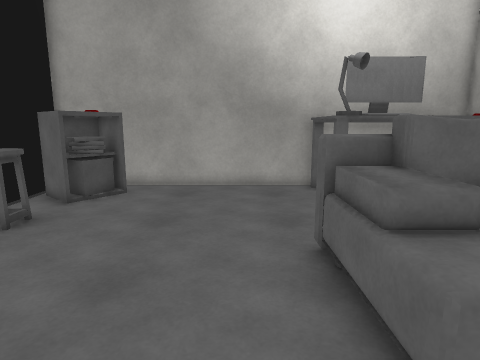
View 1 (above)

17 first-person views from a walk through a scene from a Unity 3-D project. The camera is 1.5 m above the floor, tilts 10° down and sees 75° across. The floor is counted in squares, 0.5 m on a side. Each view is taken from the middle of a square. On the plan, view 1 faces up. The plan holds only what a view shows up to about 20 squares ahead; the rest is blank. The player character is not drawn. Surface patterns are stand-ins for the level's own textures.

View 2
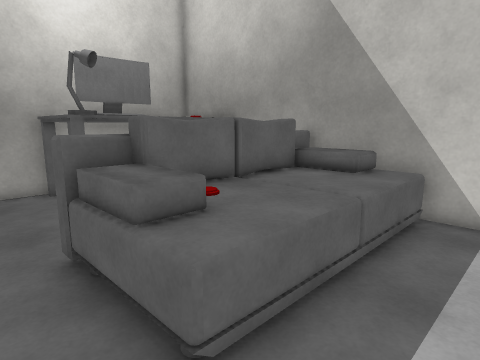

View 3
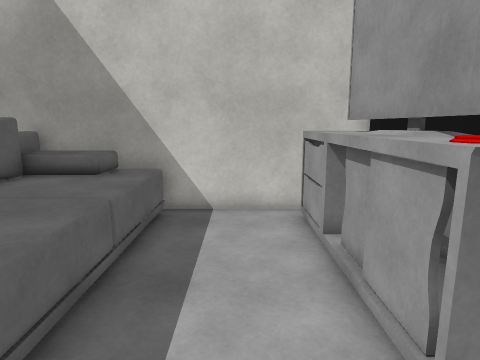

View 4
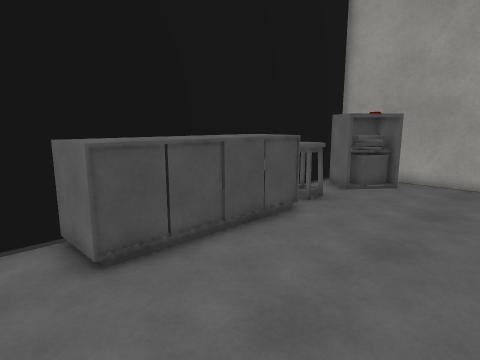

View 5
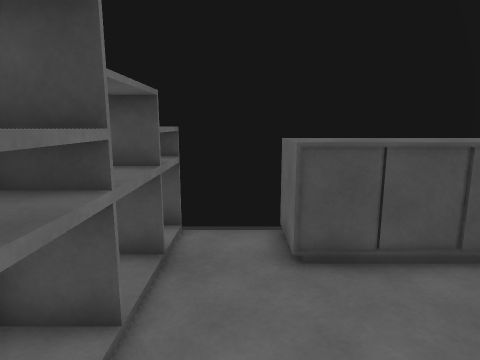

View 6
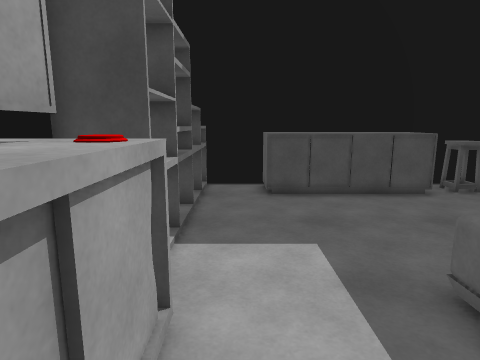

View 7
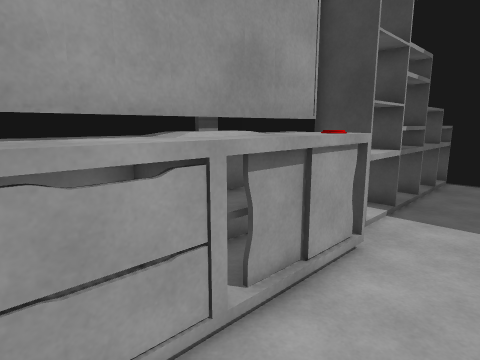

View 8
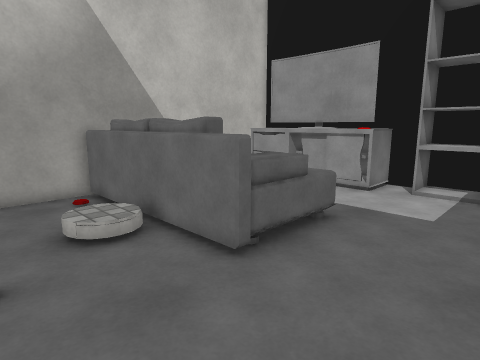

View 9
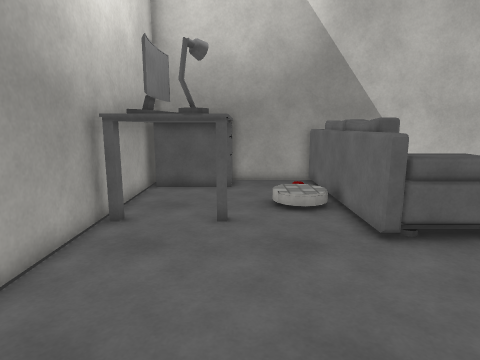

View 10
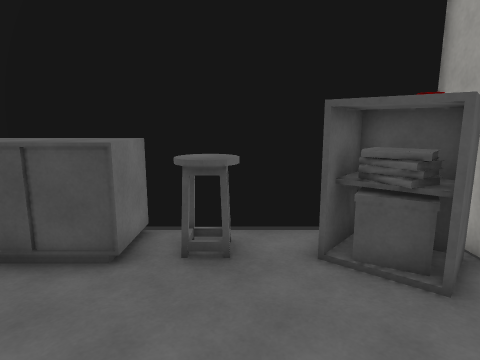

View 11
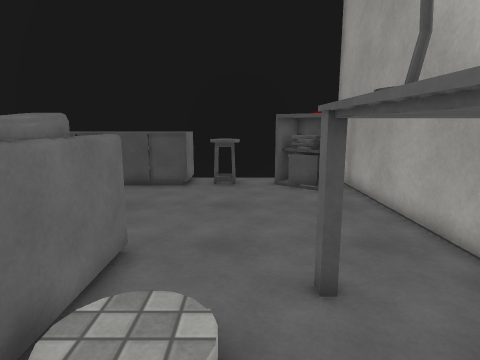

View 12
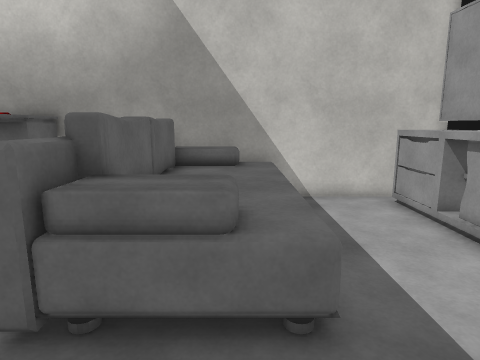

View 13
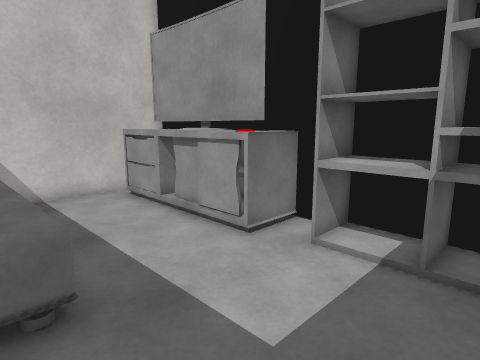

View 14
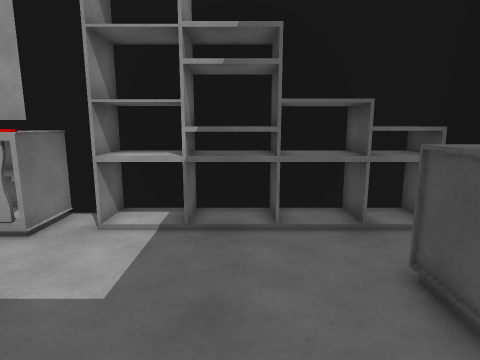

View 15
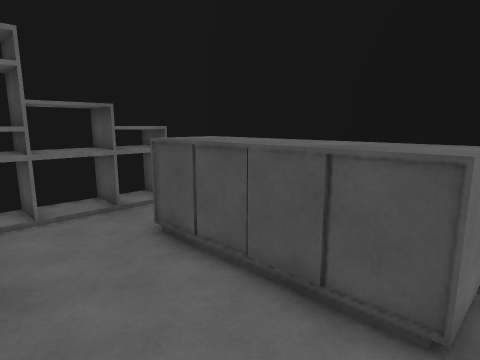

View 16
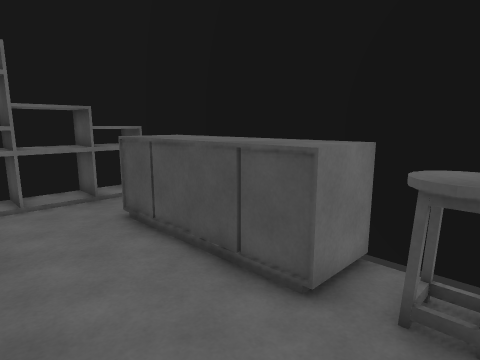

View 17
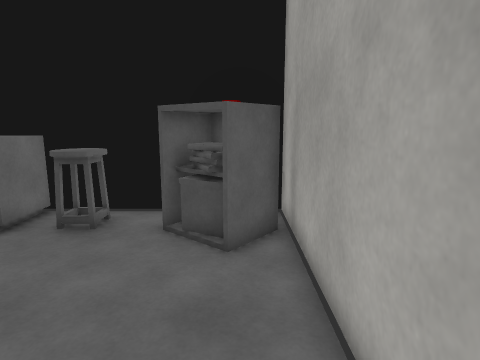

### Floor plan
Key: @ floor where view 1 was taken; # wall or solid block; . main floor; : floor 0.25 m higher than the main floor; / step, stairs or slope; = window, fence, low wall or low ledge; ^ raised ledge; B box; T thing the floor can be seen under or through.
Columns run from 9 left of view 1 to 11 right of it. Each row starts with its distance up from view 1.
 16 ######          #####
 15 #.BB  ########## ^^
 14 #BBBB.......TTT#  ^
 13 #B###.......TTT#  ^ ^
 12 #.BB........TTT##^^##
 11 #............T###.###
 10 #.^.................#
  9 #^^.........../:/...#
  8 #=#...........//  ..#
  7 #BBB.......##BB#BB###
  6 #BBB.......BBBBBBBBB#
  5 #BBB.......BBBBBBBBB#
  4 #BBB.......BBBBBBBBB#
  3 #BBB.......BBBBBBBBB#
  2 #BBB................#
  1 #BBB................#
  0 #BBB.....@..........#
 -1 #...................#
 -2 #...........BBBBBBBB#
 -3 #^^########.BBBBBBBB#
 -4 #^^##    ## BBBBBBB #
 -5 ####      ###########

Positions as (right, up) in squares from view 1, and headings:
1: (0, 0), facing up
2: (0, 0), facing up-right
3: (0, 0), facing right
4: (0, -2), facing up-left
5: (0, -1), facing left
6: (7, -1), facing left
7: (10, 1), facing down-left
8: (-3, 12), facing down-right
9: (-6, 11), facing right
10: (0, 10), facing left
11: (9, 10), facing left
12: (-2, 4), facing right
13: (-3, 4), facing down-right
14: (-3, 6), facing down
15: (-2, 8), facing down-left
16: (-2, 10), facing down-left
17: (2, 14), facing left
